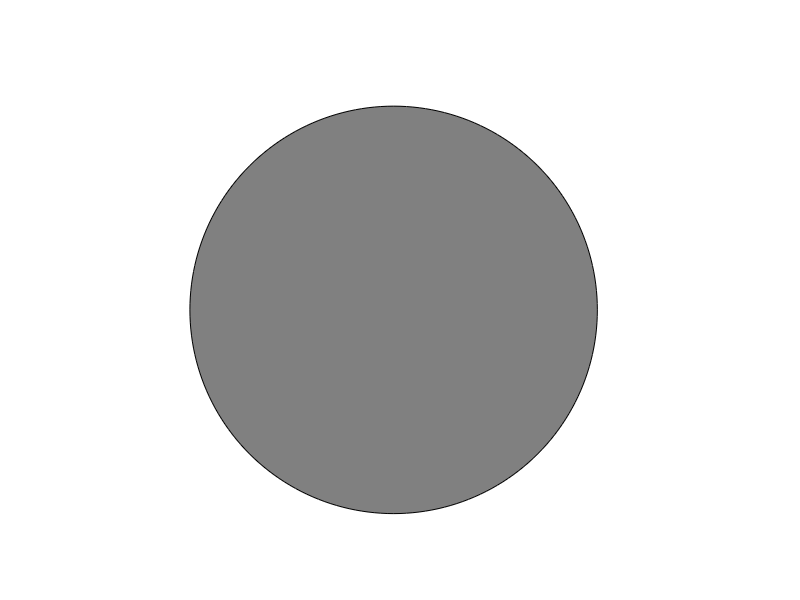

Recreate this plot in MATLAB. (Note: this script raises an error after producing the figure.)
%GENERATE_PATTERNS_STANDARD_AND_CONTROL

clear;
close all
%colordef none; %#ok<COLORDEF>
set(groot);

%% Parameters

stim_pathes = {"D:/MasterThesis/Stimuli_creation/"};

%PV = false; %true; 

for foldernum = 1:length(stim_pathes)
    %colordef none; 
    set(groot);
    disp(foldernum);
    stim_path = stim_pathes{foldernum};
    % Picture specs
    %winsize_x = 220; %
    %winsize_y = 220; %
    %pos = [220, 220, winsize_x/2, winsize_y/2]; %half for mac for getframe to get correct size
    winsize_x = 210; %
    winsize_y = 210; %
    pos = [210, 210, winsize_x/2, winsize_y/2];
    set(gcf,'Position',pos,'Units','pixels');
    
     % Numerosity specs
    %nums = [1,2,3,4,5,6,7,8,9,10,11,12,13,14,16,18,19,22,25,28,32];  % match 4-fach [1,2,3,4,5,6,7,8,9,10], non match [11,12,13,14,16,18,19,22,25,28,32] 1-fach
    nums = [2, 3, 4, 5, 6, 7, 8, 9, 10, 11, 12, 13, 14, 15, 16, 18, 19, 21, 22, 23, 25, 27, 28, 32, 35, 38, 41, 44, 47];
    imagesii = [1, 1, 1, 1, 4, 4, 4, 4, 4, 4, 4, 4, 4, 4, 1, 1, 1, 1, 1, 1, 1, 1, 1, 1, 1, 1, 1, 1, 1];
    %imagesii = [4,4,4,4,4,4,4,4,4,4,1,1,1,1,1,1,1,1,1,1,1]; % Number of different images per numerosity and condition, 4 match, 1 non-match
    
    
    % Dots
    dot_rad = [.18];    % Radius - other: [.23, .235]
    min_dist = 0.2;        %minimum distance between dots [a.U.], 0.2 (takes forever for 32 but possible)
    lowcut = 0.01;         %lowcut for density; original = 1.05
    highcut = 20;           %highcut for density; for sample <8 = 4.95, for higher 
    
    % Same for controls
    total_area = 2;     %2;
    mindist_cnt = 0.2;  %0.2   % minimum distance between dots [a.U.] 
    lowcut_cnt = 4;        % Dichte der Punkte: 4-4.2 lower value --> higher density
    highcut_cnt = 4.2;     % mit 5% abweichung
    
    % Background circle
    xbig = 5.5;                   % center, 5,5 original
    ybig = 5.5;
    radiusbig = 5;              % radius
    backcolor = [0.5 0.5 0.5];  % color
    edgecolor2 = [0 0.5 0.5]; %PV
     
    %edgecolor = backcolor;
    % if PV == true
    %     edgecolor = edgecolor2;
    % end
    
    % Circle generation
    t = (0:2*pi/200:2*pi);
    x = sin(t);
    y = cos(t);
    
    
    %% Generate dot stimuli
   
    % Loop over numbers to generate
    for idx = 1:1:length(nums)
        number = nums(idx);
        if number == 32 | number == 28
            disp(number);
        end
        images = imagesii(idx);

        %% Standard stimuli
        i = 0;
        while i <= images-1 % while not enough images
            % if PV == true
            %     fill(x*(radiusbig+0.3)+xbig, y*(radiusbig+0.3)+ybig, edgecolor); 
            %     % edge around circle
            %     hold on 
            % end
            fill(x * radiusbig + xbig, y * radiusbig + xbig, backcolor); % Draw ackground circle
            hold on
            axis([0 12 0 12]);
            axis square off

            % Dot specs
            %radius = shuffle(dot_rad(1):0.00001:dot_rad(2)); %lab intern function
            radius = zeros(number, 1) + dot_rad(1); % same radius for all

            %Random dot positions
            dpos = 1 + 8 * rand(2, number);

            %Check whether dots lie within background circle (taking dot size
            %into account)
            for d=1:number %loop over dots
                check = false;
                while ~check
                    distance = sqrt(abs(dpos(1,d)-xbig)^2 + abs(dpos(2,d)-ybig)^2);
                    if distance + 2 * radius(d) > 4.97 %4.6 %new values if outside
                        dpos(:, d) = 1 + 8 * rand(2, 1);
                    else
                        check=true;
                    end
                end
            end

            % Get minimum distance between two biggest points
            if number > 1
                s = sort(radius(1:number), 'descend');
                dist_min = s(1) + s(2) + min_dist;
            end

            % Check that density of any two dots lay within density range
            print_pic = false;
            if number > 1
                dens = density(dpos(1, 1:number), dpos(2, 1:number));
                % disp(min(dens)-dist_min); %Lena minimal distance is not met
                if (mean(dens) > lowcut && mean(dens) < highcut ) &&...
                        (min(dens) > dist_min)
                    print_pic = true;
                end
            else
                print_pic = true;
            end

            % Plot dot array if density criteria are fulfilled
            if print_pic

                % Loop over dots
                for d2 = 1:number
                    % Draw dots
                    fill(x * radius(d2) + dpos(1, d2), y * radius(d2) + dpos(2, d2),...
                        [0 0 0],'EdgeColor',[0 0 0]);
                end

                % Take a snapshot
                f = getframe(gcf);
                [img, ~] = frame2im(f);

                % Optionally mirror/flip/rotate image before saving
                % img = rot90(img,2);

                % if PV == false
                %     filename = strcat('S',strcat(num2str(number),...
                %         num2str(i)),'.bmp'); 
                % else
                %     filename = strcat('S',strcat(num2str(number),...
                %         num2str(i)),'_PV.bmp'); 
                % end

                % First save normal image
                filename = strcat('S', strcat(num2str(number),...
                        num2str(i)), '.bmp');
                %imwrite(img, strcat(stim_path,filename));
                hold off

                % save the same img with colored ring
                % edgecolor = edgecolor2;
                %colordef none; 
                set(groot);
                set(gcf, 'Position', pos, 'Units', 'pixels');
                % fill(x*(radiusbig+0.3)+xbig, y*(radiusbig+0.3)+ybig,
                % edgecolor2); % draws colored ring
                % hold on 
                fill(x * radiusbig + xbig, y * radiusbig + xbig, backcolor); % Draw ackground circle
                hold on
                axis([0 12 0 12]);
                axis square off
                % Loop over dots
                for d2 = 1:number
                    % Draw dots
                    fill(x * radius(d2) + dpos(1, d2), y * radius(d2) + dpos(2, d2),...
                        [0 0 0], 'EdgeColor', [0 0 0]);
                end
                f = getframe(gcf);
                [img, ~] = frame2im(f);

                filename = strcat('S', strcat(num2str(number),...
                        num2str(i)), '_PV.bmp'); 
                %imwrite(img, strcat(stim_path,filename));
                hold off
                i = i + 1;
            end % if (print_pic)
        end % while (images)

        %% Control stimuli (area + density)
        i = 0; 
        %disp(number); 
        while i <= images-1 % while not enough images
            fill(x * radiusbig + xbig, y * radiusbig + xbig, backcolor); % Draw ackground circle
            hold on
            axis([0 12 0 12]);
            axis square off

            % Dot specs
            sizes = calc_area(total_area, number); %get the dot sizes (radius) for equal area althogether

            %Random dot positions
            dpos = 1 + 8 * rand(2, number);

            %Check whether dots lie within background circle (taking dot size
            %into account)
            for d=1:number %loop over dots
                check = false;
                while ~check
                    distance = sqrt(abs(dpos(1, d)- xbig)^2 + abs(dpos(2, d) - ybig)^2);
                    if distance + 2 * sizes(d) > 4.97  % wieso 4.6? sollte gesamt Durchmesser nicht überschreiten --> 4.8
                        dpos(:, d) = 1 + 8 * rand(2, 1);
                    else
                        check=true;
                    end
                end
            end

            % Get minimum distance between two biggest points
            if number > 1
                s = sort(sizes(1:number), 'descend');
                dist_min = s(1) + s(2) + mindist_cnt;
            end

            % Check that density of any two dots lay within density range
            print_pic = false;
            if number > 1
                dens = density(dpos(1, 1:number),dpos(2, 1:number));

                % % print density if min criteria is fullfilled:
                % if (min(dens) > dist_min)
                %     disp([num2str(number),' mean dens:',num2str(mean(dens)),' dist_min:', num2str(min(dens)), 'cut off',num2str(dist_min)]);
                % end

                if (mean(dens) > lowcut_cnt && mean(dens) < highcut_cnt ) ...
                       && (min(dens) > dist_min)
                    print_pic = true;
                end
            else
                print_pic = true;
            end

            % Plot dot array if density criteria are fulfilled
            if print_pic

                % Loop over dots
                for d2 = 1:number
                    % Draw dots
                    fill(x * sizes(d2) + dpos(1, d2), y * sizes(d2) + dpos(2, d2),...
                        [0 0 0], 'EdgeColor', [0 0 0]);
                end

                % Take a snapshot
                f = getframe(gcf);
                [img, ~] = frame2im(f);
                filename = strcat('C', strcat(num2str(number),...
                        num2str(i)), '.bmp'); 


                imwrite(img, strcat(stim_path,filename));
                hold off


                % save the same img with colored ring
                %colordef none; 
                set(groot);
                set(gcf, 'Position', pos, 'Units', 'pixels');
                % fill(x * (radiusbig + 0.3) + xbig, y * (radiusbig + 0.3) + ybig, edgecolor2); 
                hold on 
                fill(x * radiusbig + xbig, y * radiusbig + xbig, backcolor); % Draw ackground circle
                axis([0 12 0 12]);
                axis square off
                % Loop over dots
                for d2 = 1:number
                    % Draw dots
                    fill(x * sizes(d2) + dpos(1, d2), y * sizes(d2) + dpos(2, d2),...
                        [0 0 0], 'EdgeColor', [0 0 0]);
                end
                f = getframe(gcf);
                [img, ~] = frame2im(f);

                filename = strcat('C', strcat(num2str(number),...
                        num2str(i)), '_PV.bmp'); 
                %imwrite(img, strcat(stim_path,filename));
                hold off


                i = i + 1;
            end % if (print_pic)
        end % while (images)
    end % for (number)
    
    reset(groot);
    close all
    
end % for stim path folders

%% play sound when done
f = 400;
ts = 1 / 15000;
T = .3;
t = 0:ts:T;
y = sin(2 * pi * f * t);
soundsc(y)